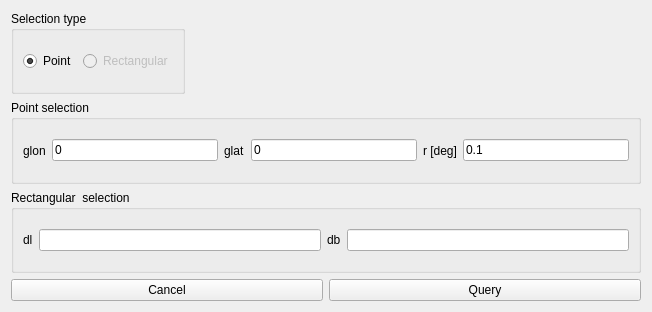
<?xml version="1.0" encoding="UTF-8"?>
<ui version="4.0">
 <class>VialacteaInitialQuery</class>
 <widget class="QWidget" name="VialacteaInitialQuery">
  <property name="geometry">
   <rect>
    <x>0</x>
    <y>0</y>
    <width>652</width>
    <height>312</height>
   </rect>
  </property>
  <property name="windowTitle">
   <string>Form</string>
  </property>
  <layout class="QVBoxLayout" name="verticalLayout_2">
   <item>
    <layout class="QHBoxLayout" name="horizontalLayout">
     <item>
      <widget class="QGroupBox" name="selectioTypeGroupBox">
       <property name="title">
        <string>Selection type</string>
       </property>
       <layout class="QHBoxLayout" name="horizontalLayout_5">
        <item>
         <widget class="QRadioButton" name="pointRadioButton">
          <property name="text">
           <string>Point</string>
          </property>
          <property name="checked">
           <bool>true</bool>
          </property>
         </widget>
        </item>
        <item>
         <widget class="QRadioButton" name="rectRadioButton">
          <property name="enabled">
           <bool>false</bool>
          </property>
          <property name="text">
           <string>Rectangular</string>
          </property>
         </widget>
        </item>
       </layout>
      </widget>
     </item>
     <item>
      <spacer name="horizontalSpacer">
       <property name="orientation">
        <enum>Qt::Horizontal</enum>
       </property>
       <property name="sizeHint" stdset="0">
        <size>
         <width>40</width>
         <height>20</height>
        </size>
       </property>
      </spacer>
     </item>
    </layout>
   </item>
   <item>
    <widget class="QGroupBox" name="pointGroupBox">
     <property name="title">
      <string>Point selection</string>
     </property>
     <layout class="QHBoxLayout" name="horizontalLayout_6">
      <item>
       <widget class="QLabel" name="label_2">
        <property name="text">
         <string>glon</string>
        </property>
       </widget>
      </item>
      <item>
       <widget class="QLineEdit" name="l_lineEdit">
        <property name="text">
         <string>0</string>
        </property>
       </widget>
      </item>
      <item>
       <widget class="QLabel" name="label_3">
        <property name="text">
         <string>glat</string>
        </property>
       </widget>
      </item>
      <item>
       <widget class="QLineEdit" name="b_lineEdit">
        <property name="text">
         <string>0</string>
        </property>
       </widget>
      </item>
      <item>
       <widget class="QLabel" name="label">
        <property name="text">
         <string>r [deg]</string>
        </property>
       </widget>
      </item>
      <item>
       <widget class="QLineEdit" name="r_lineEdit">
        <property name="text">
         <string>0.1</string>
        </property>
       </widget>
      </item>
     </layout>
    </widget>
   </item>
   <item>
    <widget class="QGroupBox" name="rectGroupBox">
     <property name="title">
      <string>Rectangular  selection</string>
     </property>
     <layout class="QHBoxLayout" name="horizontalLayout_7">
      <item>
       <layout class="QVBoxLayout" name="boxQueryLayout">
        <item>
         <layout class="QHBoxLayout" name="horizontalLayout_3">
          <item>
           <widget class="QLabel" name="label_7">
            <property name="text">
             <string>dl</string>
            </property>
           </widget>
          </item>
          <item>
           <widget class="QLineEdit" name="dlLineEdit"/>
          </item>
          <item>
           <widget class="QLabel" name="label_6">
            <property name="text">
             <string>db</string>
            </property>
           </widget>
          </item>
          <item>
           <widget class="QLineEdit" name="dbLineEdit"/>
          </item>
         </layout>
        </item>
        <item>
         <layout class="QHBoxLayout" name="horizontalLayout_2"/>
        </item>
       </layout>
      </item>
     </layout>
    </widget>
   </item>
   <item>
    <layout class="QHBoxLayout" name="horizontalLayout_4">
     <item>
      <widget class="QPushButton" name="pushButton">
       <property name="text">
        <string>Cancel</string>
       </property>
      </widget>
     </item>
     <item>
      <widget class="QPushButton" name="queryPushButton">
       <property name="text">
        <string>Query</string>
       </property>
      </widget>
     </item>
    </layout>
   </item>
  </layout>
 </widget>
 <resources/>
 <connections/>
</ui>
